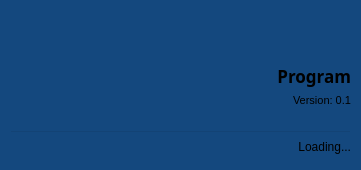
<?xml version="1.0" encoding="UTF-8"?>
<ui version="4.0">
 <class>Loading</class>
 <widget class="QWidget" name="Loading">
  <property name="geometry">
   <rect>
    <x>0</x>
    <y>0</y>
    <width>361</width>
    <height>170</height>
   </rect>
  </property>
  <property name="windowTitle">
   <string>Loading Basler Application</string>
  </property>
  <property name="windowIcon">
   <iconset resource="Qylon/Resources.qrc">
    <normaloff>:/Resources/Icon.png</normaloff>:/Resources/Icon.png</iconset>
  </property>
  <property name="autoFillBackground">
   <bool>false</bool>
  </property>
  <property name="styleSheet">
   <string notr="true">QWidget#Loading{
	background-color:rgb(20, 72, 126);
	color:white;
}
</string>
  </property>
  <widget class="QLabel" name="label">
   <property name="geometry">
    <rect>
     <x>250</x>
     <y>10</y>
     <width>101</width>
     <height>21</height>
    </rect>
   </property>
   <property name="text">
    <string/>
   </property>
   <property name="pixmap">
    <pixmap resource="PRI.qrc">:/BASLER-Logo_white.png</pixmap>
   </property>
   <property name="scaledContents">
    <bool>true</bool>
   </property>
  </widget>
  <widget class="QWidget" name="layoutWidget">
   <property name="geometry">
    <rect>
     <x>10</x>
     <y>130</y>
     <width>341</width>
     <height>26</height>
    </rect>
   </property>
   <layout class="QVBoxLayout" name="verticalLayout">
    <item>
     <widget class="QProgressBar" name="progressBar">
      <property name="styleSheet">
       <string notr="true">QProgressBar{
	background-color: transparent;
	color:white;
	min-height: 2 px;
	max-height: 2 px;
}
QProgressBar::chunk{
	border : 2px;
	border-radius: 10px;
	background-color: #f99c34;
}</string>
      </property>
      <property name="value">
       <number>0</number>
      </property>
      <property name="textVisible">
       <bool>false</bool>
      </property>
      <property name="orientation">
       <enum>Qt::Orientation::Horizontal</enum>
      </property>
      <property name="invertedAppearance">
       <bool>false</bool>
      </property>
     </widget>
    </item>
    <item>
     <widget class="QLabel" name="message">
      <property name="maximumSize">
       <size>
        <width>16777215</width>
        <height>25</height>
       </size>
      </property>
      <property name="font">
       <font>
        <pointsize>9</pointsize>
        <italic>false</italic>
       </font>
      </property>
      <property name="text">
       <string>Loading...</string>
      </property>
      <property name="alignment">
       <set>Qt::AlignmentFlag::AlignRight|Qt::AlignmentFlag::AlignTrailing|Qt::AlignmentFlag::AlignVCenter</set>
      </property>
     </widget>
    </item>
   </layout>
  </widget>
  <widget class="QLabel" name="title">
   <property name="geometry">
    <rect>
     <x>10</x>
     <y>60</y>
     <width>341</width>
     <height>31</height>
    </rect>
   </property>
   <property name="palette">
    <palette>
     <active>
      <colorrole role="Button">
       <brush brushstyle="SolidPattern">
        <color alpha="255">
         <red>20</red>
         <green>72</green>
         <blue>126</blue>
        </color>
       </brush>
      </colorrole>
      <colorrole role="Text">
       <brush brushstyle="SolidPattern">
        <color alpha="255">
         <red>255</red>
         <green>170</green>
         <blue>0</blue>
        </color>
       </brush>
      </colorrole>
      <colorrole role="Base">
       <brush brushstyle="SolidPattern">
        <color alpha="255">
         <red>20</red>
         <green>72</green>
         <blue>126</blue>
        </color>
       </brush>
      </colorrole>
      <colorrole role="Window">
       <brush brushstyle="SolidPattern">
        <color alpha="255">
         <red>20</red>
         <green>72</green>
         <blue>126</blue>
        </color>
       </brush>
      </colorrole>
     </active>
     <inactive>
      <colorrole role="Button">
       <brush brushstyle="SolidPattern">
        <color alpha="255">
         <red>20</red>
         <green>72</green>
         <blue>126</blue>
        </color>
       </brush>
      </colorrole>
      <colorrole role="Text">
       <brush brushstyle="SolidPattern">
        <color alpha="255">
         <red>255</red>
         <green>170</green>
         <blue>0</blue>
        </color>
       </brush>
      </colorrole>
      <colorrole role="Base">
       <brush brushstyle="SolidPattern">
        <color alpha="255">
         <red>20</red>
         <green>72</green>
         <blue>126</blue>
        </color>
       </brush>
      </colorrole>
      <colorrole role="Window">
       <brush brushstyle="SolidPattern">
        <color alpha="255">
         <red>20</red>
         <green>72</green>
         <blue>126</blue>
        </color>
       </brush>
      </colorrole>
     </inactive>
     <disabled>
      <colorrole role="Button">
       <brush brushstyle="SolidPattern">
        <color alpha="255">
         <red>20</red>
         <green>72</green>
         <blue>126</blue>
        </color>
       </brush>
      </colorrole>
      <colorrole role="Base">
       <brush brushstyle="SolidPattern">
        <color alpha="255">
         <red>20</red>
         <green>72</green>
         <blue>126</blue>
        </color>
       </brush>
      </colorrole>
      <colorrole role="Window">
       <brush brushstyle="SolidPattern">
        <color alpha="255">
         <red>20</red>
         <green>72</green>
         <blue>126</blue>
        </color>
       </brush>
      </colorrole>
     </disabled>
    </palette>
   </property>
   <property name="font">
    <font>
     <family>맑은 고딕</family>
     <pointsize>13</pointsize>
     <bold>true</bold>
    </font>
   </property>
   <property name="text">
    <string>Program</string>
   </property>
   <property name="alignment">
    <set>Qt::AlignmentFlag::AlignRight|Qt::AlignmentFlag::AlignTrailing|Qt::AlignmentFlag::AlignVCenter</set>
   </property>
  </widget>
  <widget class="QLabel" name="version">
   <property name="geometry">
    <rect>
     <x>10</x>
     <y>90</y>
     <width>341</width>
     <height>20</height>
    </rect>
   </property>
   <property name="font">
    <font>
     <pointsize>8</pointsize>
    </font>
   </property>
   <property name="text">
    <string>Version: 0.1</string>
   </property>
   <property name="alignment">
    <set>Qt::AlignmentFlag::AlignRight|Qt::AlignmentFlag::AlignTrailing|Qt::AlignmentFlag::AlignVCenter</set>
   </property>
  </widget>
 </widget>
 <resources>
  <include location="Qylon/Resources.qrc"/>
  <include location="PRI.qrc"/>
 </resources>
 <connections/>
</ui>
